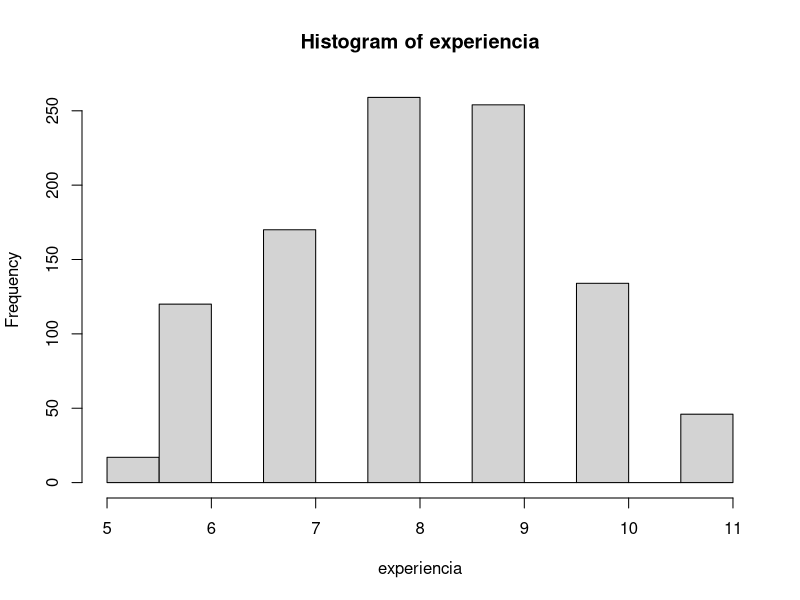
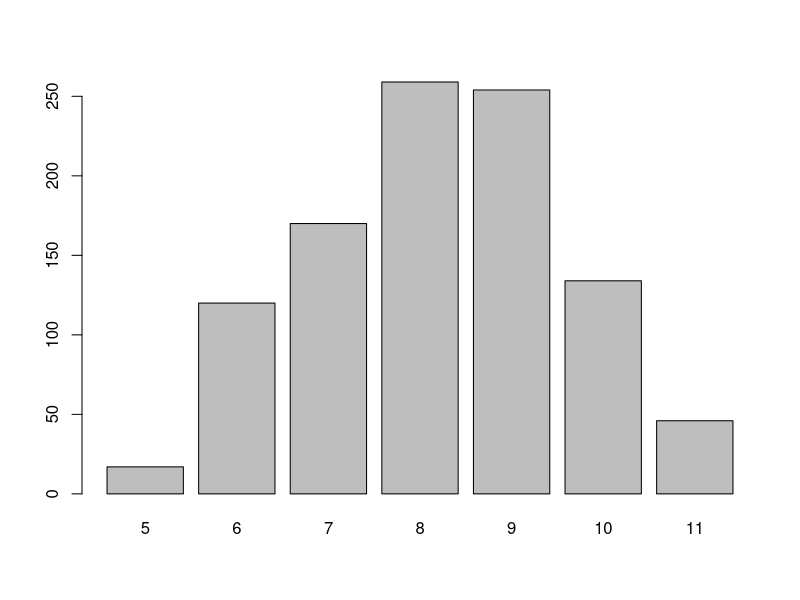
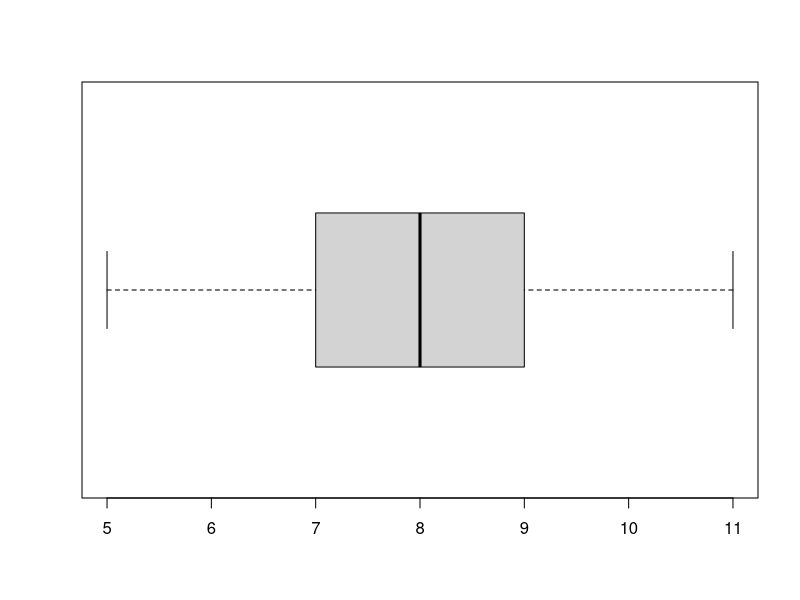
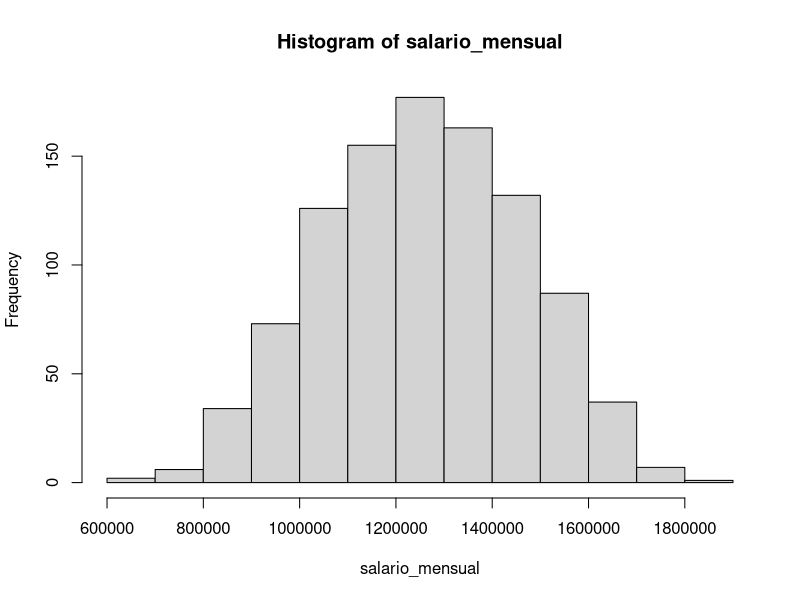
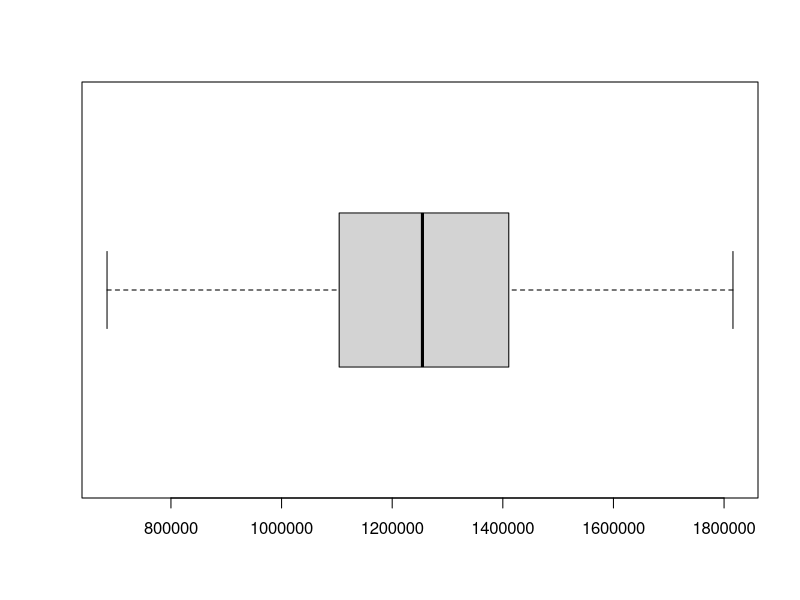
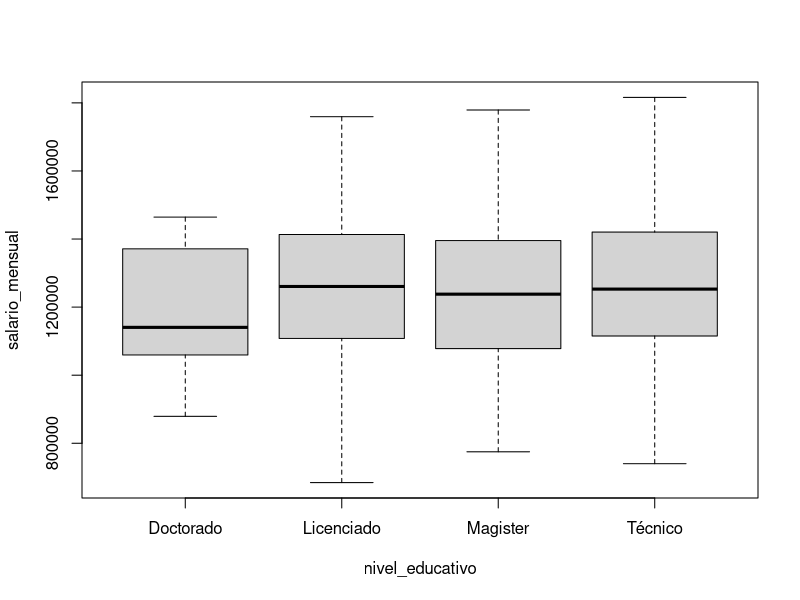
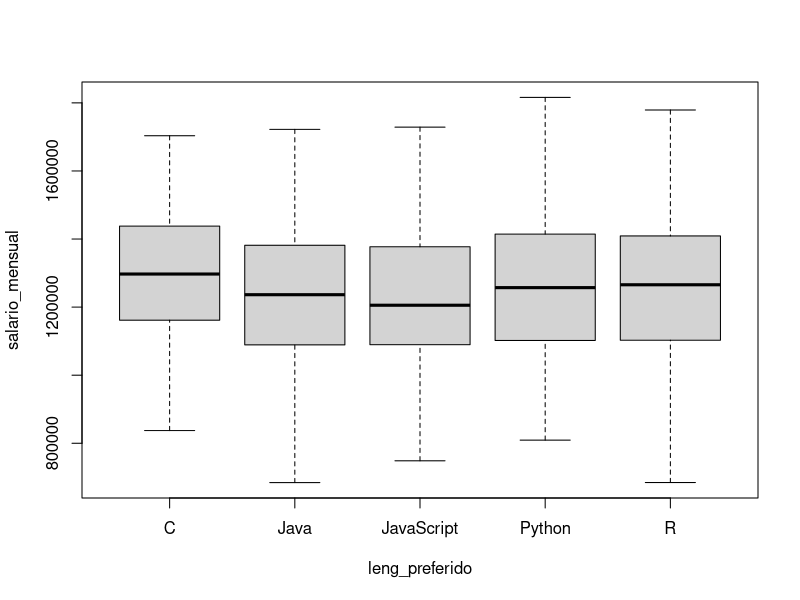
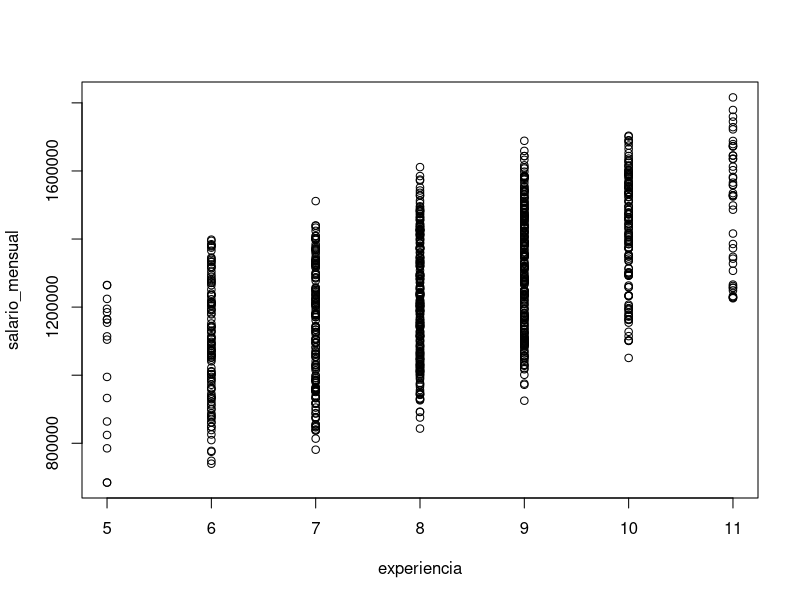

The R script that drew these images, in order: (Note: this script raises an error after producing the figures.)
View(bd_programadores)
library(readxl)

bd_programadores <- read_excel("bd_programadores.xlsx")

# VARIABLES CUANTITATIVAS

# Experiencia
experiencia <- bd_programadores$experiencia

hist(experiencia)

barplot(table(experiencia))

mean(experiencia)
# El 50% de los programadores tiene entre 7 y 9 años de experiencia
# (1st Qu. - 3rd Qu.)
summary(experiencia)

boxplot(experiencia, horizontal = TRUE)

# Salario Mensual
salario_mensual <- bd_programadores$salario_mensual

hist(salario_mensual)

mean(salario_mensual)
sd(salario_mensual)

summary(salario_mensual)
boxplot(salario_mensual, horizontal = TRUE)

# Nivel Educativo y Salario

nivel_educativo <- bd_programadores$nivel_educativo
boxplot(salario_mensual ~ nivel_educativo)

# Lenguaje de Programacion y Salario

leng_preferido <- bd_programadores$lenguaje_preferido
boxplot(salario_mensual ~ leng_preferido)

# Cuando yo hago analisis descriptivos, este solo queda en la muestra
# Para sacar conclusiones globales necesito intervalos de confianza,
# pruebas de hipotesis y ...

# Metodologia estadistica.
# Ej: Existira una relacion entre los años de experiencia del programador
# y el salario que recibe?

# Años de Experiencia y Salario

plot(experiencia, salario_mensual) # Grafico de dispersion -> Estudiar dos variables cuantitativas al mismo tiempo

# CARS

View(cars)
plot(cars$speed, cars$dist)
legend(5, 100, legend = "r = 0.8068949",
       bty = "n")
cor(cars$speed, cars$dist)

x <- cars$speed
y <- cars$dist

modelo_lineal <- lm(y ~ x)
summary(modelo_lineal)

abline(a=-17.5791, b=3.9324, col="red", lwd=3)

# Modelo multivariable

datos_num <- cbind(salario_mensual, 
                   edad, 
                   experiencia, 
                   horas_trabajo_semanal, 
                   proyectos_realizados)
datos_num

car(datos_num)
pairs(datos_num)

modelo_mult <- lm(salario_mensual ~ edad + experiencia+horas_trabajo_semanal+
                    proyectos_realizados)
summary(modelo_mult)

